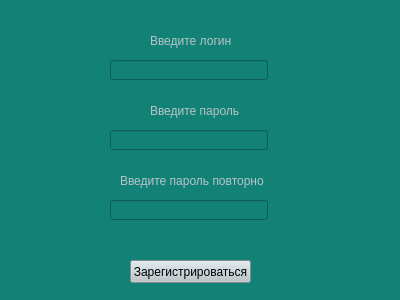
<?xml version="1.0" encoding="UTF-8"?>
<ui version="4.0">
 <class>Form</class>
 <widget class="QWidget" name="Form">
  <property name="geometry">
   <rect>
    <x>0</x>
    <y>0</y>
    <width>400</width>
    <height>300</height>
   </rect>
  </property>
  <property name="windowTitle">
   <string>Form</string>
  </property>
  <property name="styleSheet">
   <string notr="true">background-color:rgb(18, 130, 119)</string>
  </property>
  <widget class="QLineEdit" name="password_again">
   <property name="geometry">
    <rect>
     <x>110</x>
     <y>200</y>
     <width>158</width>
     <height>20</height>
    </rect>
   </property>
  </widget>
  <widget class="QLineEdit" name="new_password">
   <property name="geometry">
    <rect>
     <x>110</x>
     <y>130</y>
     <width>158</width>
     <height>20</height>
    </rect>
   </property>
  </widget>
  <widget class="QLineEdit" name="new_login">
   <property name="geometry">
    <rect>
     <x>110</x>
     <y>60</y>
     <width>158</width>
     <height>20</height>
    </rect>
   </property>
  </widget>
  <widget class="QLabel" name="input_login">
   <property name="geometry">
    <rect>
     <x>150</x>
     <y>30</y>
     <width>111</width>
     <height>21</height>
    </rect>
   </property>
   <property name="styleSheet">
    <string notr="true">color:  rgb(185, 196, 201)</string>
   </property>
   <property name="text">
    <string>Введите логин</string>
   </property>
  </widget>
  <widget class="QLabel" name="input_password">
   <property name="geometry">
    <rect>
     <x>150</x>
     <y>100</y>
     <width>111</width>
     <height>21</height>
    </rect>
   </property>
   <property name="styleSheet">
    <string notr="true">color:  rgb(185, 196, 201)</string>
   </property>
   <property name="text">
    <string>Введите пароль</string>
   </property>
  </widget>
  <widget class="QLabel" name="input_password_2">
   <property name="geometry">
    <rect>
     <x>120</x>
     <y>170</y>
     <width>151</width>
     <height>21</height>
    </rect>
   </property>
   <property name="styleSheet">
    <string notr="true">color:  rgb(185, 196, 201)</string>
   </property>
   <property name="text">
    <string>Введите пароль повторно</string>
   </property>
  </widget>
  <widget class="QPushButton" name="registration">
   <property name="geometry">
    <rect>
     <x>130</x>
     <y>260</y>
     <width>121</width>
     <height>23</height>
    </rect>
   </property>
   <property name="styleSheet">
    <string notr="true">background-color:  rgb(185, 196, 201)</string>
   </property>
   <property name="text">
    <string>Зарегистрироваться</string>
   </property>
  </widget>
 </widget>
 <resources/>
 <connections/>
</ui>
